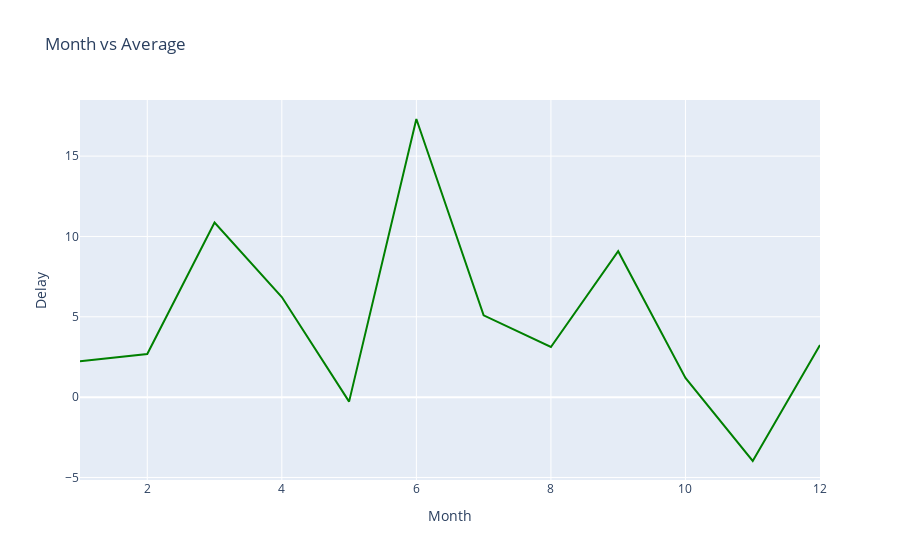

Notebook code cell kept with this figure:
### Markdown cell above
#### To do:

*   Create a line plot with x-axis being the month and y-axis being computed average delay time. Update plot title,\
    xaxis, and yaxis title.

*   Hint: Scatter and line plot vary by updating mode parameter.

### Code cell
# Create line plot here
Fig= go.Figure(go.Scatter(x=line_data.Month, y=line_data.ArrDelay, mode='lines', marker=dict(color='green')))
Fig.update_layout(title='Month vs Average', xaxis_title='Month', yaxis_title='Delay')
Fig.show()

### Figure 1 — Plotly figure (JSON) as saved in the notebook; plotly's stock layout.template omitted (floating-point values rounded to 4 significant figures)
{"data": [{"marker": {"color": "green"}, "mode": "lines", "x": [1, 2, 3, 4, 5, 6, 7, 8, 9, 10, 11, 12], "y": [2.233, 2.688, 10.87, 6.229, -0.2791, 17.31, 5.089, 3.122, 9.081, 1.2, -3.975, 3.241], "type": "scatter"}], "layout": {"title": {"text": "Month vs Average"}, "xaxis": {"title": {"text": "Month"}, "type": "linear", "range": [1, 12], "autorange": true}, "yaxis": {"title": {"text": "Delay"}, "type": "linear", "range": [-5.158, 18.49], "autorange": true}, "autosize": true}}
